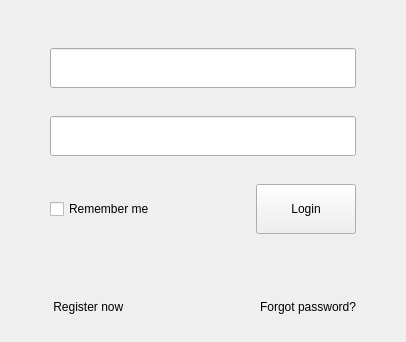
<?xml version="1.0" encoding="UTF-8"?>
<ui version="4.0">
 <class>LoginWidget</class>
 <widget class="QWidget" name="LoginWidget">
  <property name="geometry">
   <rect>
    <x>0</x>
    <y>0</y>
    <width>406</width>
    <height>342</height>
   </rect>
  </property>
  <property name="sizePolicy">
   <sizepolicy hsizetype="Fixed" vsizetype="Fixed">
    <horstretch>0</horstretch>
    <verstretch>0</verstretch>
   </sizepolicy>
  </property>
  <property name="windowTitle">
   <string>Form</string>
  </property>
  <layout class="QVBoxLayout" name="verticalLayout">
   <property name="spacing">
    <number>0</number>
   </property>
   <property name="leftMargin">
    <number>50</number>
   </property>
   <property name="topMargin">
    <number>20</number>
   </property>
   <property name="rightMargin">
    <number>50</number>
   </property>
   <property name="bottomMargin">
    <number>0</number>
   </property>
   <item>
    <layout class="QHBoxLayout" name="horizontalLayout">
     <item>
      <widget class="QLineEdit" name="emailLineEdit">
       <property name="minimumSize">
        <size>
         <width>0</width>
         <height>40</height>
        </size>
       </property>
       <property name="maximumSize">
        <size>
         <width>16777215</width>
         <height>40</height>
        </size>
       </property>
      </widget>
     </item>
    </layout>
   </item>
   <item>
    <layout class="QHBoxLayout" name="horizontalLayout_4">
     <item>
      <widget class="QLineEdit" name="passwdLineEdit">
       <property name="minimumSize">
        <size>
         <width>0</width>
         <height>40</height>
        </size>
       </property>
       <property name="maximumSize">
        <size>
         <width>16777215</width>
         <height>40</height>
        </size>
       </property>
      </widget>
     </item>
    </layout>
   </item>
   <item>
    <layout class="QHBoxLayout" name="horizontalLayout_2">
     <item>
      <widget class="QCheckBox" name="logincheckBox">
       <property name="text">
        <string>Remember me</string>
       </property>
      </widget>
     </item>
     <item>
      <widget class="QPushButton" name="loginBtn">
       <property name="sizePolicy">
        <sizepolicy hsizetype="Fixed" vsizetype="Fixed">
         <horstretch>0</horstretch>
         <verstretch>0</verstretch>
        </sizepolicy>
       </property>
       <property name="minimumSize">
        <size>
         <width>100</width>
         <height>50</height>
        </size>
       </property>
       <property name="text">
        <string>Login</string>
       </property>
      </widget>
     </item>
    </layout>
   </item>
   <item>
    <widget class="QLabel" name="label">
     <property name="sizePolicy">
      <sizepolicy hsizetype="Preferred" vsizetype="Fixed">
       <horstretch>0</horstretch>
       <verstretch>0</verstretch>
      </sizepolicy>
     </property>
     <property name="minimumSize">
      <size>
       <width>0</width>
       <height>10</height>
      </size>
     </property>
     <property name="maximumSize">
      <size>
       <width>16777215</width>
       <height>10</height>
      </size>
     </property>
     <property name="text">
      <string/>
     </property>
     <property name="alignment">
      <set>Qt::AlignCenter</set>
     </property>
    </widget>
   </item>
   <item>
    <layout class="QHBoxLayout" name="horizontalLayout_3">
     <item>
      <widget class="ClickableLabel" name="registerLabel">
       <property name="text">
        <string> Register now</string>
       </property>
      </widget>
     </item>
     <item>
      <widget class="ClickableLabel" name="forgetLabel">
       <property name="sizePolicy">
        <sizepolicy hsizetype="Preferred" vsizetype="Fixed">
         <horstretch>0</horstretch>
         <verstretch>0</verstretch>
        </sizepolicy>
       </property>
       <property name="text">
        <string>&lt;html&gt;&lt;head/&gt;&lt;body&gt;&lt;p&gt;Forgot password?&lt;/p&gt;&lt;/body&gt;&lt;/html&gt;</string>
       </property>
       <property name="alignment">
        <set>Qt::AlignRight|Qt::AlignTrailing|Qt::AlignVCenter</set>
       </property>
      </widget>
     </item>
    </layout>
   </item>
  </layout>
 </widget>
 <customwidgets>
  <customwidget>
   <class>ClickableLabel</class>
   <extends>QLabel</extends>
   <header>clickablelabel.h</header>
  </customwidget>
 </customwidgets>
 <resources/>
 <connections/>
</ui>
